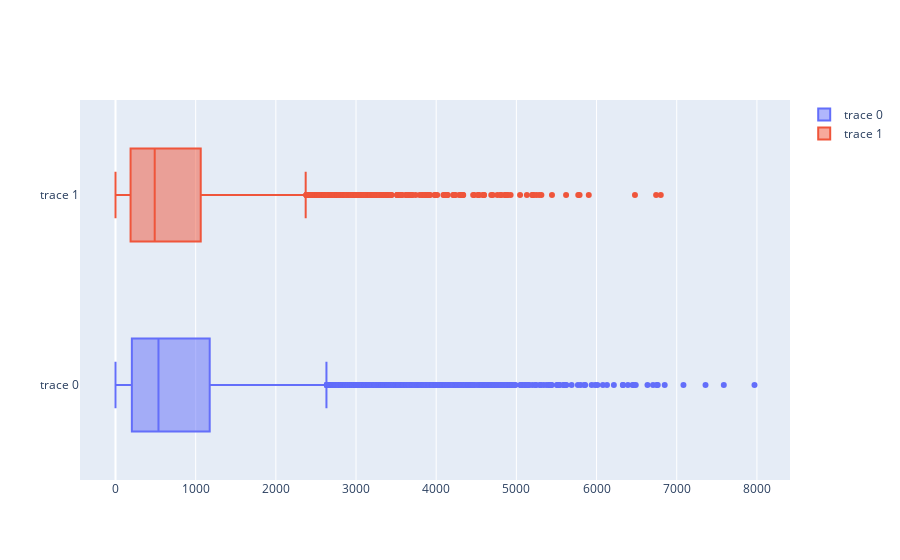

Notebook code for this chart:
### Code cell
fig = go.Figure()
# Use x instead of y argument for horizontal plot
x0 = pdf.loc[pdf['churn'] == '0']["song_cnt"]
x1 = pdf.loc[pdf['churn'] == '1']["song_cnt"]
fig.add_trace(go.Box(x=x0))
fig.add_trace(go.Box(x=x1))
# RECALL - 0 is not churn, and 1 is churn
fig.show()

### Figure 1 — Plotly figure (JSON) as saved in the notebook; plotly's stock layout.template omitted (floating-point values rounded to 4 significant figures; data arrays with more than 128 entries replaced by an {"elided": "..."} marker saying what was removed)
{"data": [{"type": "box", "x": {"elided": "17274 str values"}}, {"type": "box", "x": {"elided": "5003 str values"}}], "layout": {}}
